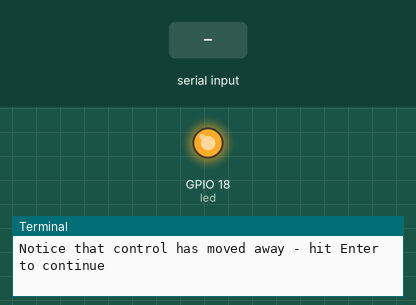
Simulated run of this program. Board: Raspberry Pi (BCM pin numbers). Shown: output pins drawn as LEDs (lit = HIGH), the last lines printed to the terminal. The inputs (shaded band) are chosen by the test bench.

Above: at 1.2 s.
1.3 s: "1" typed at the terminal, then Enter
At 2.0 s:
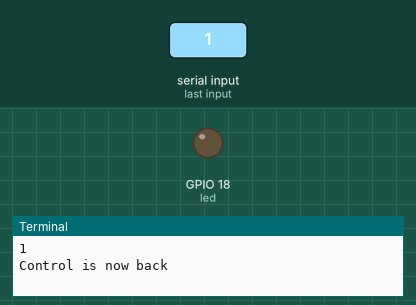
Timing chart, 0 to 4.3 s (numbered marks = the images above; inputs shaded):
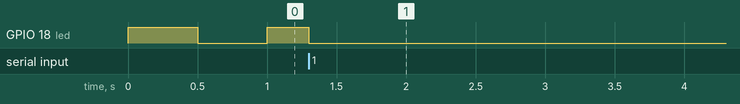

The program:

led_blink_2.py
```python
from gpiozero import LED

led = LED(18)

led.blink(0.5, 0.5, background=True)

print("Notice that control has moved away - hit Enter to continue")
input()
print("Control is now back")
led.off()
input()
```
